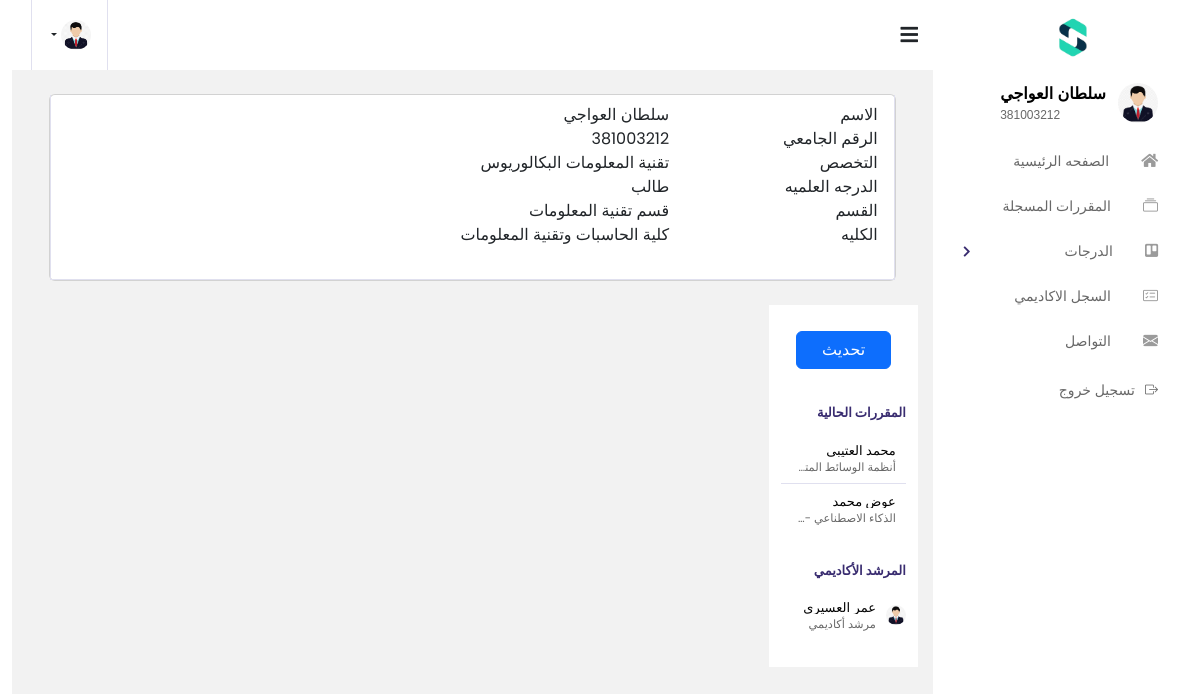
Screenshot of /mail/index.php (signed in) with the database file from the repository.
### tables this page shows
CREATE TABLE `programs` (
  `Program_ID` int(6) NOT NULL,
  `Program_Name` varchar(50) NOT NULL
);

CREATE TABLE `departments` (
  `Department_ID` int(4) NOT NULL,
  `Department_Name` varchar(100) NOT NULL
);

CREATE TABLE `colleges` (
  `College_ID` int(2) NOT NULL,
  `College_Name` varchar(100) NOT NULL
);

CREATE TABLE `current_semester` (
  `student_id` int(9) NOT NULL,
  `subject_code` varchar(6) NOT NULL,
  `Faculty_member_ID` int(6) NOT NULL,
  `Semester_Number` int(3) NOT NULL
);

CREATE TABLE `accounts` (
  `Account_ID` int(9) NOT NULL COMMENT 'This ID is the same for each actor in real systems, such as student ID and faculty member ID.',
  `First_Name` varchar(20) NOT NULL,
  `Last_Name` varchar(20) NOT NULL,
  `Email` varchar(30) NOT NULL,
  `Password` varchar(255) NOT NULL,
  `Mobile` int(10) NOT NULL,
  `Position` int(2) NOT NULL,
  `Status_ID` int(1) NOT NULL
);

### config/app.php (called while the page is built)
<?php
$config =[
'app_url' => 'http://localhost:8080/project/',
'admin' => 'http://localhost:8080/project/admin',
'mail' =>'http://localhost:8080/project/mail/index2.php',
'Actors' => 'http://localhost:8080/project/Actors/'
];
?>

### mail/index.php (the view, shortened to what this page needs)
<!DOCTYPE html>
<html lang="en">
<head>
  <link href="https://cdn.jsdelivr.net/npm/bootstrap-icons@1.7.2/font/bootstrap-icons.css" rel="stylesheet">
  <?php
    $navbar_path = "tools/css.php";
for ($i = 0; $i < 9; $i++) {
    $path = str_repeat("../", $i) . $navbar_path;
    if (file_exists($path)) {
        break;
    }
}
    ?>
</head>
<body class="rtl">
  <div class="container-scroller">
      <?php
$navbar_path = "Navbar/rtl/nav.php";
for ($i = 0; $i < 9; $i++) {
    $path = str_repeat("../", $i) . $navbar_path;
    if (file_exists($path)) {
        break;
    }
}
?>
      <div class="main-panel">
<?php
        if(isset($_SESSION['role']) && $_SESSION['role'] === '1') {
?>
        <div class="content-wrapper">
          <div class="email-wrapper wrapper">
<?php
  $loading_path = "content/content.php";
    for ($i = 0; $i < 9; $i++) {
      $path = str_repeat("../", $i) . $loading_path;
      if (file_exists($path)) {
      include $path;
      break;
    }
  }
?><br>
            <div class="row align-items-stretch">
              <div class="mail-sidebar d-none d-lg-block col-md-2 pt-3 bg-white">
                <div class="menu-bar">
                  <ul class="menu-items">
                  <li class="compose mb-3"><h1 class="btn btn-primary btn-block" onclick="location.reload();">تحديث</h1></li>
                  </ul>
                  <div class="wrapper">
                    <div class="online-status d-flex justify-content-between align-items-center">
                    <p class="chat">المقررات الحالية</p> </div>
                  </div>
                  <ul class="profile-list">
                  <?php
$sql = "SELECT c.*, a.*, s.subject_name, CONCAT(a.First_Name, ' ', a.Last_Name) AS full
        FROM current_semester c
        INNER JOIN accounts a ON c.Faculty_member_ID = a.Account_ID
        INNER JOIN subjects s ON c.subject_code = s.subject_code
        WHERE c.Semester_Number = '{$_SESSION['Max_Semester_Number']}'";
$role = "";
if ($_SESSION['role'] == '1') {
    $sql .= " AND c.student_id = '{$_SESSION['Account_ID']}'";
    $role = "المرشد الأكاديمي";
} else {
  $sql .= " AND c.Faculty_member_ID = '{$_SESSION['Account_ID']}'";
  $role ="الطلاب";
}
$result = $conn->query($sql);
if ($result->num_rows > 0) {
    while ($row = $result->fetch_assoc()) {
        echo '<li class="profile-list-item"> <a href="'.$config['mail']."?id=".$row["Account_ID"]."&subject_code=".$row["subject_code"].'"> <span class="pro-pic"><img src="../assets/img/profile-img.png" alt=""></span><div class="user"><p class="u-name">'.$row["full"].'</p><p class="u-designation">'.$row["subject_name"]." - ".$row["subject_code"].'</p></div> </a></li>';
    }
} else {
  echo "
  <div class='alert alert-danger'>
  تنبيه
  <hr>
  <tr><td colspan='4'>لا يوجد بيانات لعرضها</td></tr></div>";}
?>
</ul>
<div class="wrapper">
    <div class="online-status d-flex justify-content-between align-items-center">
        <p class="chat"><?php echo $role; ?></p>
    </div>
</div>
<ul class="profile-list">
<?php
$sql2 = "";
if ($_SESSION['role'] == '1') {
  $sql2 .= "SELECT Faculty_member_ID FROM current_semester WHERE student_id = '{$_SESSION['Account_ID']}'";
}else {
  $sql2 .= "SELECT student_id FROM current_semester WHERE Faculty_member_ID = '{$_SESSION['Account_ID']}'";
}
$result2 = $conn->query($sql2);
$row2 = $result2->fetch_assoc();
if ($row2) {
    if($_SESSION['role'] == 1){
      $Pos = 'مرشد أكاديمي';
  }
  else{
    $Pos = 'طالب';
    }
    $sql3 = "SELECT * , CONCAT(First_Name, ' ', Last_Name) AS 'full' FROM accounts WHERE Account_ID = (select Academic_Advisor_ID from academic_advisor_for_student where student_id ='{$_SESSION['Account_ID']}' )";
    $result3 = $conn->query($sql3);
    if ($result3->num_rows > 0) {
        while ($row3 = $result3->fetch_assoc()) {
            echo '<li class="profile-list-item"> <a href="'.$config['mail']."?id=".$row3["Account_ID"]."&subject_code=Advisor".'"> <span class="pro-pic"><img src="../assets/img/profile-img.png" alt=""></span><div class="user"><p class="u-name">'.$row3["full"].'</p><p class="u-designation">'.$Pos.'</p></div> </a></li>';
        }
    } else {
        echo "
        <div class='alert alert-danger'>
        تنبيه
        <hr>
        <tr><td colspan='4'>لا يوجد بيانات لعرضها</td></tr></div>";
    }
} else {
    echo "
    <div class='alert alert-danger'>
    تنبيه
    <hr>
    <tr><td colspan='4'>لا يوجد بيانات لعرضها</td></tr></div>";
}
?>
</ul>
                </div>
              </div>
            </div>
          </div>
        </div>
        <?php
  }
  ?>
      </div>
    </div>
  </div>
</body>
  <link href="https://stackpath.bootstrapcdn.com/bootstrap/5.3.0/css/bootstrap.min.css" rel="stylesheet">
</html>

### content/content.php (shortened to what this page needs)
<?php
  if(isset($_SESSION['role']) && $_SESSION['role'] == '1') {
?>
        <div class="col-xxl-12 col-md-12">
          <div class="card info-card revenue-card">
              <div class="tab-content pt-2">
                <div class="tab-pane fade show active profile-overview" id="profile-overview">
                <?php
$sql4 = "SELECT * FROM students WHERE student_id = '{$_SESSION['Account_ID']}'";
$result4 = $conn->query($sql4);
if ($result4->num_rows > 0) {
    $row4 = $result4->fetch_assoc();
    $sql5 = "SELECT * FROM programs WHERE Program_ID = {$row4['Program_ID']}";
    $result5 = $conn->query($sql5);
    $firstDigit = substr($row4['Program_ID'], 0, 1);
    $startPosition = 1;
    $middleDigits = substr($row4['Program_ID'], $startPosition, 2);
    $sql6 = "SELECT * FROM colleges WHERE College_ID = $firstDigit";
    $result6 = $conn->query($sql6);
    if ($result6->num_rows > 0) {
        $row6 = $result6->fetch_assoc();
        $College_Name= $row6['College_Name'];
    }
    $sql7 = "SELECT * FROM departments WHERE Department_ID = '{$firstDigit}{$middleDigits}'";
    $result7 = $conn->query($sql7);
    if ($result7->num_rows > 0) {
        $row7 = $result7->fetch_assoc();
        $Department_Name= $row7['Department_Name'];
    }
    if ($result5->num_rows > 0) {
        $row5 = $result5->fetch_assoc();
    } else {
        echo "
        <div class='alert alert-danger'>
            <p>تنبيه: لا يوجد بيانات برنامج</p>
        </div>";
        $row5 = array('Program_Name' => 'برنامج غير معروف');
    }
    if (isset($_SESSION['role'])) {
        switch ($_SESSION['role']) {
            case '1':
                $Degree = "طالب";
                $Major = $row5['Program_Name'];
                break;
        }
    }
}
                ?>
                  <div class="row">
                    <div class="col-lg-3 col-md-4 label ">الاسم</div>
                    <div class="col-lg-9 col-md-8"><?php echo $_SESSION['Name'] ?></div>
                  </div>
                  <div class="row">
                    <div class="col-lg-3 col-md-4 label ">الرقم الجامعي</div>
                    <div class="col-lg-9 col-md-8"><?php echo $_SESSION['Account_ID'] ?></div>
                  </div>
                  <div class="row">
                    <div class="col-lg-3 col-md-4 label ">التخصص</div>
                    <div class="col-lg-9 col-md-8"><?php echo $Major ?></div>
                  </div>
                  <div class="row">
                    <div class="col-lg-3 col-md-4 label">الدرجه العلميه</div>
                    <div class="col-lg-9 col-md-8"><?php echo $Degree ?></div>
                  </div>
                  <div class="row">
                    <div class="col-lg-3 col-md-4 label">القسم</div>
                    <div class="col-lg-9 col-md-8"><?php echo $Department_Name ?></div>
                  </div>
                  <div class="row">
                    <div class="col-lg-3 col-md-4 label">الكليه</div>
                    <div class="col-lg-9 col-md-8"><?php echo $College_Name ?></div>
                  </div>
          </div>
        </div>
          </div>
        </div>
        <?php }?>

### rows the page displays
programs: Program_Name "تقنية المعلومات البكالوريوس"
departments: Department_Name "قسم تقنية المعلومات"
colleges: College_Name "كلية الحاسبات وتقنية المعلومات"
current_semester: full "محمد العتيبي"
current_semester: full "عوض محمد"
accounts: full "عمر العسيري"

### other values shown
$role "المرشد الأكاديمي"
